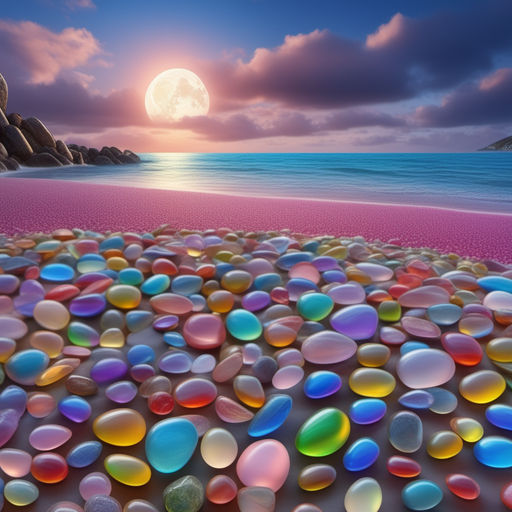
#> input picture sun.jpeg, 512 x 512 px
$ python 1b.py
#> lines starting #> are read from the running program, lines starting #| are printed output that depends on the picture; after the words box and inside, x2 and y2 are one past the last pixel; in counts of white or black regions, pixels touching at a corner belong together
import cv2
import numpy as np
import matplotlib.pyplot as plt

gray_image = cv2.imread('sun.jpeg', cv2.IMREAD_GRAYSCALE)
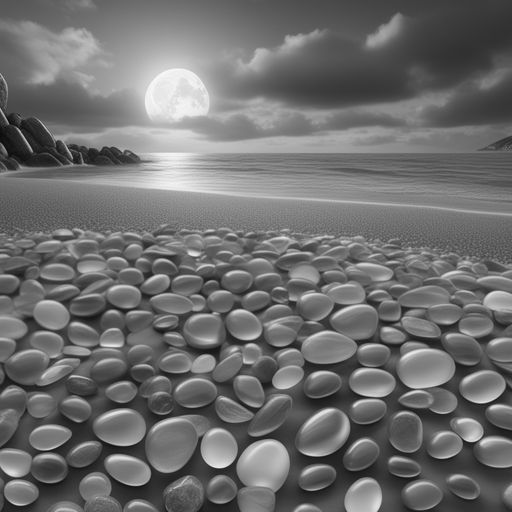
#> gray_image: shape (512, 512); min 5, max 251, mean 110

[height, width] = gray_image.shape
#> height = 512; width = 512
sampled_image = []
sampled_image.append(gray_image.copy())

for k in range(7):
    for i in range(height):
        for j in range(width):
            gray_image[i][j] = gray_image[i][j] >> 1
    sampled_image.append(gray_image.copy())
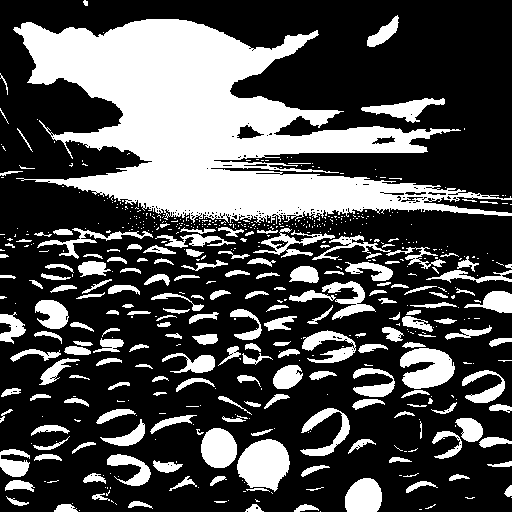
#> gray_image: shape (512, 512); values 0 (black) and 1 (white), 30.9% white; 582 white regions (394 under 20 px), largest, box (x1, y1, x2, y2) and area: (13, 19, 512, 224) 45042, (237, 439, 290, 492) 1995, (400, 348, 455, 389) 1568
#> after the loop, sampled_image = 8 items
row, col = 2, 4
idx = 0
plt.figure(figsize=(12, 6))

for i in range(row):
    for j in range(col):
        plt.subplot(row, col, idx+1)
        plt.imshow(sampled_image[idx], cmap='gray')
        plt.title(f'{8-idx}bits')
        idx+=1
#> after the loop, idx = 8

plt.show()
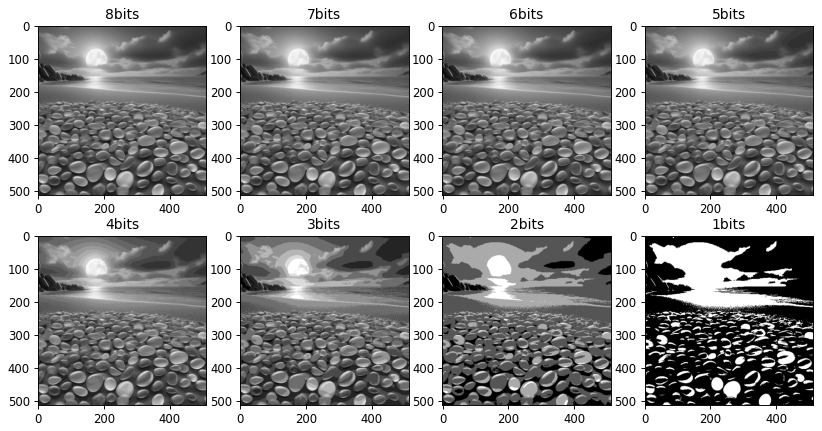
#> figure drawn by matplotlib, 8 panels
